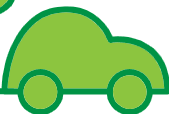
%> input picture ND2/picture.png, 169 x 114 px
$ octave --eval "L2_2_Haro;"   (GNU Octave 9; MATLAB toolbox functions it lacks are replaced by stand-ins)
%> lines starting %> are read from the running program, lines starting %| are printed output that depends on the picture
function L2_2_Haro
M = imread('picture.png');
%> M is the input picture: size 114x169x3 uint8; mean R, G, B 154.2, 208, 131.5
image(M)
figure(1); hold on;
X=[]; Y=[];
X=1:size(M, 2);
%> X = 169 values from 1 to 169
%k=0;
for j=1:size(M, 2)
    for i=1:size(M, 1)
        if sum(M(i, j, :)) < 700
            Y(j)=i;
            break
        else
            Y(j)=i;
        end
    end
end
%> after the loop, Y = 169 values, max 75 at index 169, min 1 at index 1, mean 24.21
fid=fopen('SX.txt', 'w');
fprintf(fid, '%g\n', X);
fclose(fid);
fid=fopen('SX.txt', 'r');
SX = fscanf(fid, '%g');
fclose(fid);

SY = Y;
%> SY has the same summary as Y
n=7; nnn=2^n; a=min(SX); b=max(SX);
t=a:(b-a)/(nnn-1):b; ts=interp1(SX,SY,t);
%> after `ts=interp1(SX,SY,t)`: ts = 128 values, max 75 at index 128, min 1 at index 1, mean 24.24
SX=t; SY=ts;
%> after `SY=ts`: SY has the same summary as ts
ts=interp1(SX,SY,t); SX=t;SY=ts;
plot(SX, SY, 'r.');
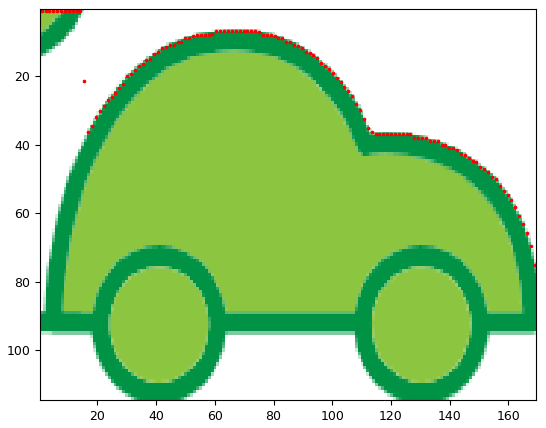
%> figure redrawn from the program's plot data

m_all=[5 7]; current_figure=2;
for m=m_all;
    smooth=(b-a)*SY*2^(-n/2);
    for i=1:m
        smooth1=(smooth(1:2:end)+smooth(2:2:end))/sqrt(2);
        details{i}=(smooth(1:2:end)-smooth(2:2:end))/sqrt(2);
        fprintf(1,'\n |||series %d :  ',i);fprintf('%g ', details{i});
        smooth=smooth1;
    end
    h=zeros(1,nnn);
    for k=0:2^(n-m)-1
        h=h+smooth(k+1)*Haro_mastelis(SX,n-m,k,a,b);
    end
    for i=0:m-1
        h1=zeros(1,nnn);
        for k=0:2^(n-m+i)-1
            h1=h1+details{m-i}(k+1)*Haro_bangele(SX,n-m+i,k,a,b);
        end
        h=h+h1;
        if i+1==m
            figure(current_figure);
            current_figure = current_figure + 1;
            hold on;
            plot(SX,h);
            title(sprintf('%d' ,i+1));
        end
    end
end
%> this loop made 2 passes
%> (printed output is left out)
%> after the loop, current_figure = 4; details = 7 items
%> `L2_2_Haro;`:
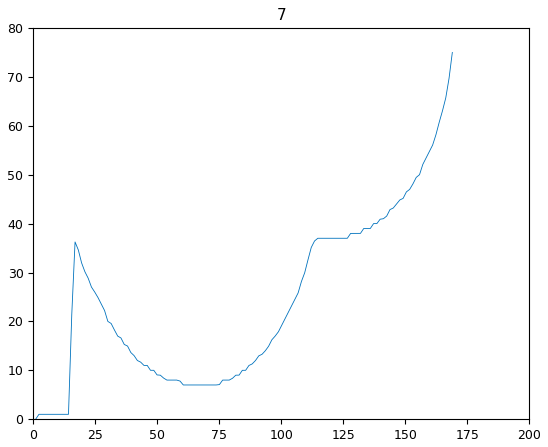
%> figure redrawn from the program's plot data; curve peaks at x = 169, y = 75
end

function h=Haro_bangele(x, j, k, a, b)
eps=1e-9;
xtld=(x-a) ./ (b-a);
xx=2^j*xtld-k;
h=2^(j/2)*(sign(xx-eps)-2*sign(xx-0.5)+sign(xx-1-eps))/(2*(b-a));
return
end

function h=Haro_mastelis(x, j, k, a, b)
eps=1e-9;
xtld=(x-a) ./ (b-a);
xx=2^j*xtld-k;
h=2^(j/2)*(sign(xx-eps)-sign(xx-1-eps))/(2*(b-a));
return
end
